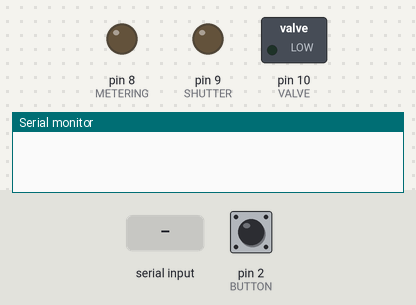
A sketch run on a simulated Arduino Uno, built with avr-gcc and run on an emulated ATmega328P. Shown: switched loads named in the sketch (green lamp = pin HIGH), output pins drawn as LEDs (lit = HIGH), the last lines printed to the serial monitor. Dashed ring = blinking. The test bench sets the inputs (shaded band); at power-on: pin 2 (BUTTON) LOW.

Above: at 1.2 s.
1.3 s: "t" received over Serial
At 2.8 s:
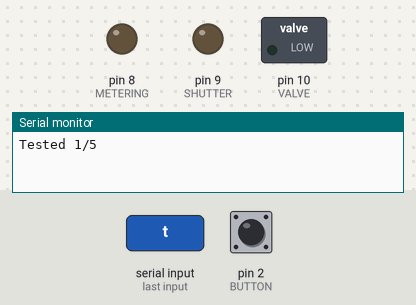
4.3 s: "1" received over Serial
7.3 s: "2" received over Serial
At 8.3 s:
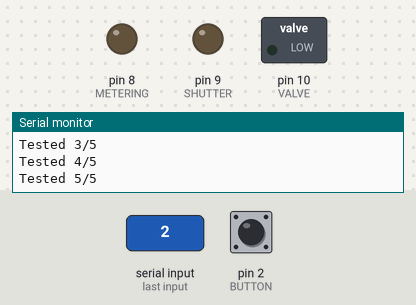
8.8 s: "1" received over Serial
At 9.2 s:
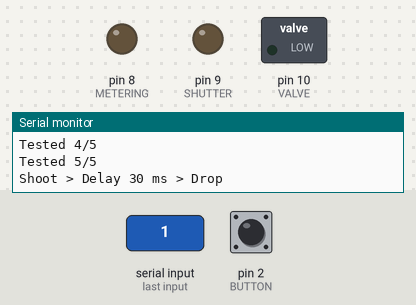
Timing chart, 0 to 11.8 s (numbered marks = the images above; inputs shaded):
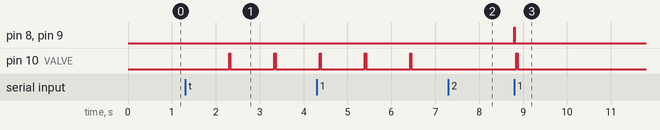

Measured:
- after the input at 1.3 s, pin 10 (VALVE): alternates HIGH for 0.03 s and LOW for 1.0 s, starting after 1.0 s
- after the input at 7.3 s, pin 8 (METERING), pin 9 (SHUTTER): stays LOW (without the input it goes to HIGH after 0.16 s); pin 10 (VALVE): stays LOW (without the input it goes to HIGH after 0.20 s)
- after the input at 8.8 s, pin 8 (METERING), pin 9 (SHUTTER): LOW → HIGH at once, → LOW 0.01 s later; pin 10 (VALVE): LOW → HIGH at once, → LOW 0.03 s later

The sketch:

WaterDropper.ino
```cpp
/**
 * Author: Haoyuan Xia
 * Updated: 2018.06
 */

#define BUTTON 2
#define METERING 8
#define SHUTTER 9
#define VALVE 10

#define TEST_DROP_SIZE 30
#define TEST_DROP_COUNT 5
#define TEST_DROP_DELAY 1000
#define TEST_DROP_INTERVAL 1000
#define WATER_DROP_1 30
#define WATER_DROP_2 30

String command = "";

void setup()
{
	// put your setup code here, to run once:
	Serial.begin(9600);
	pinMode(BUTTON, INPUT);
	pinMode(METERING, OUTPUT);
	pinMode(SHUTTER, OUTPUT);
	pinMode(VALVE, OUTPUT);
}

void loop()
{
	// put your main code here, to run repeatedly:
	while (Serial.available() > 0)
	{
		command += char(Serial.read());
		delay(2);
	}
	if (command.length() > 0)
	{
		if (command.equals("t"))
		{
			test();
		}
		else if (command.equals("1"))
		{
			start1();
		}
		else if (command.equals("2"))
		{
			start2();
		}
		command = "";
	}
	digitalWrite(VALVE, digitalRead(BUTTON));
}

void test()
{
	delay(TEST_DROP_DELAY);
	for (int i = 0; i < TEST_DROP_COUNT; i++)
	{
		digitalWrite(VALVE, HIGH);
		delay(TEST_DROP_SIZE);
		digitalWrite(VALVE, LOW);
		Serial.println("Tested " + String(i + 1) + "/" + String(TEST_DROP_COUNT));
		delay(TEST_DROP_DELAY);
	}
}

void start1()
{
	for (int i = 3; i >= 0; i--)
	{
		for (int j = 0; j < 3; j++)
		{
			shoot();
			delay(i * 10);
			drop(WATER_DROP_1);
			Serial.println("Shoot > Delay " + String(i * 10) + " ms > Drop");
			delay(5000);
		}
	}

	for (int i = 0; i <= 0; i++)
	{
		for (int j = 0; j < 3; j++)
		{
			drop(WATER_DROP_1);
			delay(i * 10);
			shoot();
			Serial.println("Drop > Delay " + String(i * 10) + " ms > Shoot");
			delay(5000);
		}
	}

	Serial.println("Finished");
}

void start2()
{
	for (int i = 45; i <= 70; i++)
	{
		for (int j = 0; j < 3; j++)
		{
			shoot();
			delay(j * 5);
			drop(WATER_DROP_1);
			delay(i);
			drop(WATER_DROP_2);
			Serial.println("Shoot > Delay " + String(j * 5) + " ms > Drop > Delay " + String(i) + " ms > Drop");
			delay(5000);
		}
	}
}

void drop(int dropSize)
{
	digitalWrite(VALVE, HIGH);
	delay(dropSize);
	digitalWrite(VALVE, LOW);
}

void shoot()
{
	digitalWrite(METERING, HIGH);
	digitalWrite(SHUTTER, HIGH);
	delay(10);
	digitalWrite(SHUTTER, LOW);
	digitalWrite(METERING, LOW);
}
```
